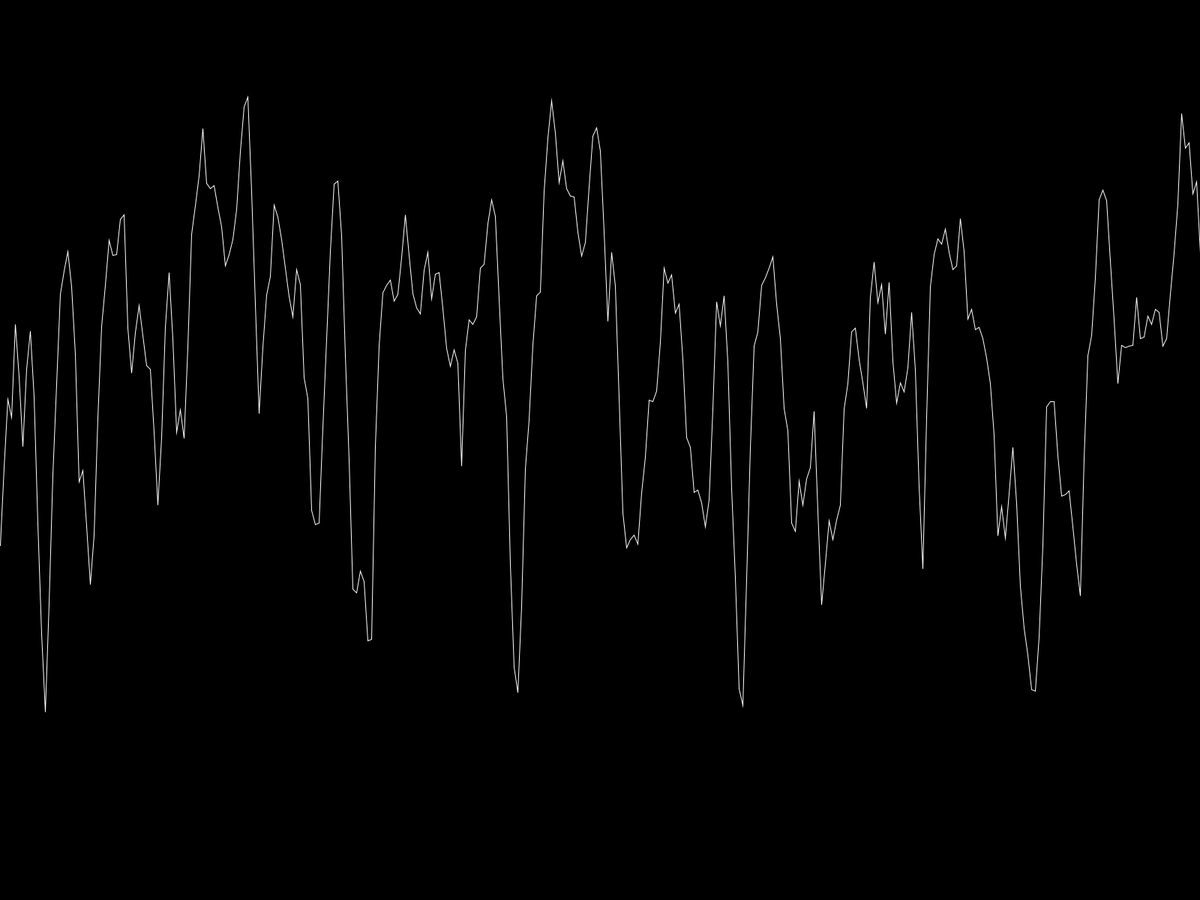
Frame 1 (no input)
Frame 60 (the mouse pressed at the canvas centre just before this capture): identical to frame 1, image omitted
Frame 120 (the mouse held since frame 60 and released just before this capture): identical to frame 1, image omitted

The Processing sketch that drew this single still picture (run headless with seeded random() and noise(); from frame 60 on, the mouse is pressed at the canvas centre):

// Processing sketch: Map_graphic
// ── Map_graphic.pde
void setup()
{
  fullScreen();
  background(0);
}

void draw()
{
  background(0);
  stroke(255);
  noFill();

  beginShape();
  for (int x = 0; x<= width; x+= 5)
  {      
    float y =  map(noise(x/30.0), 0, 1, 0, height);
    vertex(x, y);
  }
  endShape();
}
